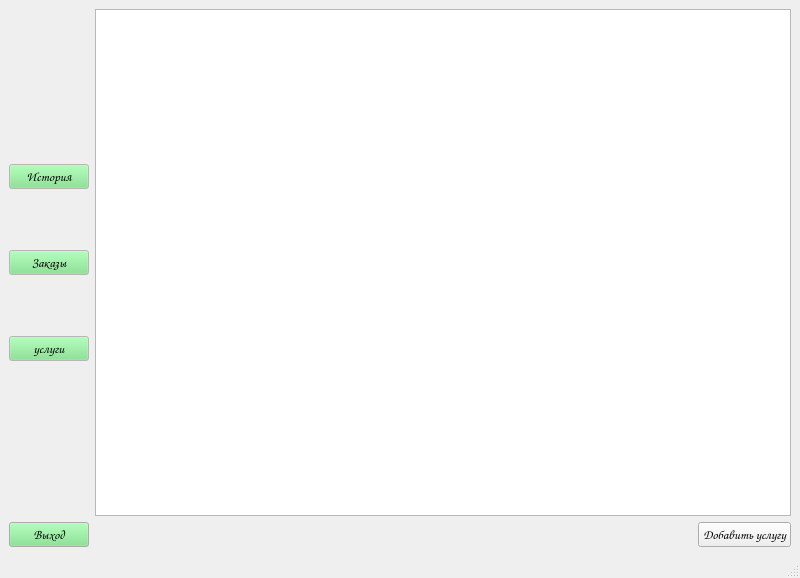
<?xml version="1.0" encoding="UTF-8"?>
<ui version="4.0">
 <class>MainWindow</class>
 <widget class="QMainWindow" name="MainWindow">
  <property name="geometry">
   <rect>
    <x>0</x>
    <y>0</y>
    <width>800</width>
    <height>578</height>
   </rect>
  </property>
  <property name="windowTitle">
   <string>MainWindow</string>
  </property>
  <widget class="QWidget" name="centralwidget">
   <layout class="QVBoxLayout" name="verticalLayout_2">
    <item>
     <layout class="QHBoxLayout" name="horizontalLayout" stretch="1,9">
      <item>
       <layout class="QVBoxLayout" name="verticalLayout">
        <property name="topMargin">
         <number>100</number>
        </property>
        <property name="bottomMargin">
         <number>100</number>
        </property>
        <item>
         <widget class="QPushButton" name="history_btn">
          <property name="sizePolicy">
           <sizepolicy hsizetype="Minimum" vsizetype="Fixed">
            <horstretch>0</horstretch>
            <verstretch>0</verstretch>
           </sizepolicy>
          </property>
          <property name="minimumSize">
           <size>
            <width>0</width>
            <height>0</height>
           </size>
          </property>
          <property name="palette">
           <palette>
            <active>
             <colorrole role="WindowText">
              <brush brushstyle="SolidPattern">
               <color alpha="255">
                <red>0</red>
                <green>0</green>
                <blue>0</blue>
               </color>
              </brush>
             </colorrole>
             <colorrole role="Button">
              <brush brushstyle="SolidPattern">
               <color alpha="255">
                <red>118</red>
                <green>227</green>
                <blue>131</blue>
               </color>
              </brush>
             </colorrole>
             <colorrole role="Light">
              <brush brushstyle="SolidPattern">
               <color alpha="255">
                <red>218</red>
                <green>255</green>
                <blue>222</blue>
               </color>
              </brush>
             </colorrole>
             <colorrole role="Midlight">
              <brush brushstyle="SolidPattern">
               <color alpha="255">
                <red>168</red>
                <green>241</green>
                <blue>176</blue>
               </color>
              </brush>
             </colorrole>
             <colorrole role="Dark">
              <brush brushstyle="SolidPattern">
               <color alpha="255">
                <red>59</red>
                <green>113</green>
                <blue>66</blue>
               </color>
              </brush>
             </colorrole>
             <colorrole role="Mid">
              <brush brushstyle="SolidPattern">
               <color alpha="255">
                <red>79</red>
                <green>151</green>
                <blue>87</blue>
               </color>
              </brush>
             </colorrole>
             <colorrole role="Text">
              <brush brushstyle="SolidPattern">
               <color alpha="255">
                <red>0</red>
                <green>0</green>
                <blue>0</blue>
               </color>
              </brush>
             </colorrole>
             <colorrole role="BrightText">
              <brush brushstyle="SolidPattern">
               <color alpha="255">
                <red>255</red>
                <green>255</green>
                <blue>255</blue>
               </color>
              </brush>
             </colorrole>
             <colorrole role="ButtonText">
              <brush brushstyle="SolidPattern">
               <color alpha="255">
                <red>0</red>
                <green>0</green>
                <blue>0</blue>
               </color>
              </brush>
             </colorrole>
             <colorrole role="Base">
              <brush brushstyle="SolidPattern">
               <color alpha="255">
                <red>255</red>
                <green>255</green>
                <blue>255</blue>
               </color>
              </brush>
             </colorrole>
             <colorrole role="Window">
              <brush brushstyle="SolidPattern">
               <color alpha="255">
                <red>255</red>
                <green>255</green>
                <blue>255</blue>
               </color>
              </brush>
             </colorrole>
             <colorrole role="Shadow">
              <brush brushstyle="SolidPattern">
               <color alpha="255">
                <red>0</red>
                <green>0</green>
                <blue>0</blue>
               </color>
              </brush>
             </colorrole>
             <colorrole role="AlternateBase">
              <brush brushstyle="SolidPattern">
               <color alpha="255">
                <red>186</red>
                <green>241</green>
                <blue>193</blue>
               </color>
              </brush>
             </colorrole>
             <colorrole role="ToolTipBase">
              <brush brushstyle="SolidPattern">
               <color alpha="255">
                <red>255</red>
                <green>255</green>
                <blue>220</blue>
               </color>
              </brush>
             </colorrole>
             <colorrole role="ToolTipText">
              <brush brushstyle="SolidPattern">
               <color alpha="255">
                <red>0</red>
                <green>0</green>
                <blue>0</blue>
               </color>
              </brush>
             </colorrole>
            </active>
            <inactive>
             <colorrole role="WindowText">
              <brush brushstyle="SolidPattern">
               <color alpha="255">
                <red>0</red>
                <green>0</green>
                <blue>0</blue>
               </color>
              </brush>
             </colorrole>
             <colorrole role="Button">
              <brush brushstyle="SolidPattern">
               <color alpha="255">
                <red>118</red>
                <green>227</green>
                <blue>131</blue>
               </color>
              </brush>
             </colorrole>
             <colorrole role="Light">
              <brush brushstyle="SolidPattern">
               <color alpha="255">
                <red>218</red>
                <green>255</green>
                <blue>222</blue>
               </color>
              </brush>
             </colorrole>
             <colorrole role="Midlight">
              <brush brushstyle="SolidPattern">
               <color alpha="255">
                <red>168</red>
                <green>241</green>
                <blue>176</blue>
               </color>
              </brush>
             </colorrole>
             <colorrole role="Dark">
              <brush brushstyle="SolidPattern">
               <color alpha="255">
                <red>59</red>
                <green>113</green>
                <blue>66</blue>
               </color>
              </brush>
             </colorrole>
             <colorrole role="Mid">
              <brush brushstyle="SolidPattern">
               <color alpha="255">
                <red>79</red>
                <green>151</green>
                <blue>87</blue>
               </color>
              </brush>
             </colorrole>
             <colorrole role="Text">
              <brush brushstyle="SolidPattern">
               <color alpha="255">
                <red>0</red>
                <green>0</green>
                <blue>0</blue>
               </color>
              </brush>
             </colorrole>
             <colorrole role="BrightText">
              <brush brushstyle="SolidPattern">
               <color alpha="255">
                <red>255</red>
                <green>255</green>
                <blue>255</blue>
               </color>
              </brush>
             </colorrole>
             <colorrole role="ButtonText">
              <brush brushstyle="SolidPattern">
               <color alpha="255">
                <red>0</red>
                <green>0</green>
                <blue>0</blue>
               </color>
              </brush>
             </colorrole>
             <colorrole role="Base">
              <brush brushstyle="SolidPattern">
               <color alpha="255">
                <red>255</red>
                <green>255</green>
                <blue>255</blue>
               </color>
              </brush>
             </colorrole>
             <colorrole role="Window">
              <brush brushstyle="SolidPattern">
               <color alpha="255">
                <red>255</red>
                <green>255</green>
                <blue>255</blue>
               </color>
              </brush>
             </colorrole>
             <colorrole role="Shadow">
              <brush brushstyle="SolidPattern">
               <color alpha="255">
                <red>0</red>
                <green>0</green>
                <blue>0</blue>
               </color>
              </brush>
             </colorrole>
             <colorrole role="AlternateBase">
              <brush brushstyle="SolidPattern">
               <color alpha="255">
                <red>186</red>
                <green>241</green>
                <blue>193</blue>
               </color>
              </brush>
             </colorrole>
             <colorrole role="ToolTipBase">
              <brush brushstyle="SolidPattern">
               <color alpha="255">
                <red>255</red>
                <green>255</green>
                <blue>220</blue>
               </color>
              </brush>
             </colorrole>
             <colorrole role="ToolTipText">
              <brush brushstyle="SolidPattern">
               <color alpha="255">
                <red>0</red>
                <green>0</green>
                <blue>0</blue>
               </color>
              </brush>
             </colorrole>
            </inactive>
            <disabled>
             <colorrole role="WindowText">
              <brush brushstyle="SolidPattern">
               <color alpha="255">
                <red>59</red>
                <green>113</green>
                <blue>66</blue>
               </color>
              </brush>
             </colorrole>
             <colorrole role="Button">
              <brush brushstyle="SolidPattern">
               <color alpha="255">
                <red>118</red>
                <green>227</green>
                <blue>131</blue>
               </color>
              </brush>
             </colorrole>
             <colorrole role="Light">
              <brush brushstyle="SolidPattern">
               <color alpha="255">
                <red>218</red>
                <green>255</green>
                <blue>222</blue>
               </color>
              </brush>
             </colorrole>
             <colorrole role="Midlight">
              <brush brushstyle="SolidPattern">
               <color alpha="255">
                <red>168</red>
                <green>241</green>
                <blue>176</blue>
               </color>
              </brush>
             </colorrole>
             <colorrole role="Dark">
              <brush brushstyle="SolidPattern">
               <color alpha="255">
                <red>59</red>
                <green>113</green>
                <blue>66</blue>
               </color>
              </brush>
             </colorrole>
             <colorrole role="Mid">
              <brush brushstyle="SolidPattern">
               <color alpha="255">
                <red>79</red>
                <green>151</green>
                <blue>87</blue>
               </color>
              </brush>
             </colorrole>
             <colorrole role="Text">
              <brush brushstyle="SolidPattern">
               <color alpha="255">
                <red>59</red>
                <green>113</green>
                <blue>66</blue>
               </color>
              </brush>
             </colorrole>
             <colorrole role="BrightText">
              <brush brushstyle="SolidPattern">
               <color alpha="255">
                <red>255</red>
                <green>255</green>
                <blue>255</blue>
               </color>
              </brush>
             </colorrole>
             <colorrole role="ButtonText">
              <brush brushstyle="SolidPattern">
               <color alpha="255">
                <red>59</red>
                <green>113</green>
                <blue>66</blue>
               </color>
              </brush>
             </colorrole>
             <colorrole role="Base">
              <brush brushstyle="SolidPattern">
               <color alpha="255">
                <red>255</red>
                <green>255</green>
                <blue>255</blue>
               </color>
              </brush>
             </colorrole>
             <colorrole role="Window">
              <brush brushstyle="SolidPattern">
               <color alpha="255">
                <red>255</red>
                <green>255</green>
                <blue>255</blue>
               </color>
              </brush>
             </colorrole>
             <colorrole role="Shadow">
              <brush brushstyle="SolidPattern">
               <color alpha="255">
                <red>0</red>
                <green>0</green>
                <blue>0</blue>
               </color>
              </brush>
             </colorrole>
             <colorrole role="AlternateBase">
              <brush brushstyle="SolidPattern">
               <color alpha="255">
                <red>118</red>
                <green>227</green>
                <blue>131</blue>
               </color>
              </brush>
             </colorrole>
             <colorrole role="ToolTipBase">
              <brush brushstyle="SolidPattern">
               <color alpha="255">
                <red>255</red>
                <green>255</green>
                <blue>220</blue>
               </color>
              </brush>
             </colorrole>
             <colorrole role="ToolTipText">
              <brush brushstyle="SolidPattern">
               <color alpha="255">
                <red>0</red>
                <green>0</green>
                <blue>0</blue>
               </color>
              </brush>
             </colorrole>
            </disabled>
           </palette>
          </property>
          <property name="font">
           <font>
            <family>Comic Sans MS</family>
            <pointsize>10</pointsize>
           </font>
          </property>
          <property name="text">
           <string>История</string>
          </property>
         </widget>
        </item>
        <item>
         <widget class="QPushButton" name="orders_btn">
          <property name="minimumSize">
           <size>
            <width>0</width>
            <height>0</height>
           </size>
          </property>
          <property name="palette">
           <palette>
            <active>
             <colorrole role="WindowText">
              <brush brushstyle="SolidPattern">
               <color alpha="255">
                <red>0</red>
                <green>0</green>
                <blue>0</blue>
               </color>
              </brush>
             </colorrole>
             <colorrole role="Button">
              <brush brushstyle="SolidPattern">
               <color alpha="255">
                <red>118</red>
                <green>227</green>
                <blue>131</blue>
               </color>
              </brush>
             </colorrole>
             <colorrole role="Light">
              <brush brushstyle="SolidPattern">
               <color alpha="255">
                <red>218</red>
                <green>255</green>
                <blue>222</blue>
               </color>
              </brush>
             </colorrole>
             <colorrole role="Midlight">
              <brush brushstyle="SolidPattern">
               <color alpha="255">
                <red>168</red>
                <green>241</green>
                <blue>176</blue>
               </color>
              </brush>
             </colorrole>
             <colorrole role="Dark">
              <brush brushstyle="SolidPattern">
               <color alpha="255">
                <red>59</red>
                <green>113</green>
                <blue>66</blue>
               </color>
              </brush>
             </colorrole>
             <colorrole role="Mid">
              <brush brushstyle="SolidPattern">
               <color alpha="255">
                <red>79</red>
                <green>151</green>
                <blue>87</blue>
               </color>
              </brush>
             </colorrole>
             <colorrole role="Text">
              <brush brushstyle="SolidPattern">
               <color alpha="255">
                <red>0</red>
                <green>0</green>
                <blue>0</blue>
               </color>
              </brush>
             </colorrole>
             <colorrole role="BrightText">
              <brush brushstyle="SolidPattern">
               <color alpha="255">
                <red>255</red>
                <green>255</green>
                <blue>255</blue>
               </color>
              </brush>
             </colorrole>
             <colorrole role="ButtonText">
              <brush brushstyle="SolidPattern">
               <color alpha="255">
                <red>0</red>
                <green>0</green>
                <blue>0</blue>
               </color>
              </brush>
             </colorrole>
             <colorrole role="Base">
              <brush brushstyle="SolidPattern">
               <color alpha="255">
                <red>255</red>
                <green>255</green>
                <blue>255</blue>
               </color>
              </brush>
             </colorrole>
             <colorrole role="Window">
              <brush brushstyle="SolidPattern">
               <color alpha="255">
                <red>255</red>
                <green>255</green>
                <blue>255</blue>
               </color>
              </brush>
             </colorrole>
             <colorrole role="Shadow">
              <brush brushstyle="SolidPattern">
               <color alpha="255">
                <red>0</red>
                <green>0</green>
                <blue>0</blue>
               </color>
              </brush>
             </colorrole>
             <colorrole role="AlternateBase">
              <brush brushstyle="SolidPattern">
               <color alpha="255">
                <red>186</red>
                <green>241</green>
                <blue>193</blue>
               </color>
              </brush>
             </colorrole>
             <colorrole role="ToolTipBase">
              <brush brushstyle="SolidPattern">
               <color alpha="255">
                <red>255</red>
                <green>255</green>
                <blue>220</blue>
               </color>
              </brush>
             </colorrole>
             <colorrole role="ToolTipText">
              <brush brushstyle="SolidPattern">
               <color alpha="255">
                <red>0</red>
                <green>0</green>
                <blue>0</blue>
               </color>
              </brush>
             </colorrole>
            </active>
            <inactive>
             <colorrole role="WindowText">
              <brush brushstyle="SolidPattern">
               <color alpha="255">
                <red>0</red>
                <green>0</green>
                <blue>0</blue>
               </color>
              </brush>
             </colorrole>
             <colorrole role="Button">
              <brush brushstyle="SolidPattern">
               <color alpha="255">
                <red>118</red>
                <green>227</green>
                <blue>131</blue>
               </color>
              </brush>
             </colorrole>
             <colorrole role="Light">
              <brush brushstyle="SolidPattern">
               <color alpha="255">
                <red>218</red>
                <green>255</green>
                <blue>222</blue>
               </color>
              </brush>
             </colorrole>
             <colorrole role="Midlight">
              <brush brushstyle="SolidPattern">
               <color alpha="255">
                <red>168</red>
                <green>241</green>
                <blue>176</blue>
               </color>
              </brush>
             </colorrole>
             <colorrole role="Dark">
              <brush brushstyle="SolidPattern">
               <color alpha="255">
                <red>59</red>
                <green>113</green>
                <blue>66</blue>
               </color>
              </brush>
             </colorrole>
             <colorrole role="Mid">
              <brush brushstyle="SolidPattern">
               <color alpha="255">
                <red>79</red>
                <green>151</green>
                <blue>87</blue>
               </color>
              </brush>
             </colorrole>
             <colorrole role="Text">
              <brush brushstyle="SolidPattern">
               <color alpha="255">
                <red>0</red>
                <green>0</green>
                <blue>0</blue>
               </color>
              </brush>
             </colorrole>
             <colorrole role="BrightText">
              <brush brushstyle="SolidPattern">
               <color alpha="255">
                <red>255</red>
                <green>255</green>
                <blue>255</blue>
               </color>
              </brush>
             </colorrole>
             <colorrole role="ButtonText">
              <brush brushstyle="SolidPattern">
               <color alpha="255">
                <red>0</red>
                <green>0</green>
                <blue>0</blue>
               </color>
              </brush>
             </colorrole>
             <colorrole role="Base">
              <brush brushstyle="SolidPattern">
               <color alpha="255">
                <red>255</red>
                <green>255</green>
                <blue>255</blue>
               </color>
              </brush>
             </colorrole>
             <colorrole role="Window">
              <brush brushstyle="SolidPattern">
               <color alpha="255">
                <red>255</red>
                <green>255</green>
                <blue>255</blue>
               </color>
              </brush>
             </colorrole>
             <colorrole role="Shadow">
              <brush brushstyle="SolidPattern">
               <color alpha="255">
                <red>0</red>
                <green>0</green>
                <blue>0</blue>
               </color>
              </brush>
             </colorrole>
             <colorrole role="AlternateBase">
              <brush brushstyle="SolidPattern">
               <color alpha="255">
                <red>186</red>
                <green>241</green>
                <blue>193</blue>
               </color>
              </brush>
             </colorrole>
             <colorrole role="ToolTipBase">
              <brush brushstyle="SolidPattern">
               <color alpha="255">
                <red>255</red>
                <green>255</green>
                <blue>220</blue>
               </color>
              </brush>
             </colorrole>
             <colorrole role="ToolTipText">
              <brush brushstyle="SolidPattern">
               <color alpha="255">
                <red>0</red>
                <green>0</green>
                <blue>0</blue>
               </color>
              </brush>
             </colorrole>
            </inactive>
            <disabled>
             <colorrole role="WindowText">
              <brush brushstyle="SolidPattern">
               <color alpha="255">
                <red>59</red>
                <green>113</green>
                <blue>66</blue>
               </color>
              </brush>
             </colorrole>
             <colorrole role="Button">
              <brush brushstyle="SolidPattern">
               <color alpha="255">
                <red>118</red>
                <green>227</green>
                <blue>131</blue>
               </color>
              </brush>
             </colorrole>
             <colorrole role="Light">
              <brush brushstyle="SolidPattern">
               <color alpha="255">
                <red>218</red>
                <green>255</green>
                <blue>222</blue>
               </color>
              </brush>
             </colorrole>
             <colorrole role="Midlight">
              <brush brushstyle="SolidPattern">
               <color alpha="255">
                <red>168</red>
                <green>241</green>
                <blue>176</blue>
               </color>
              </brush>
             </colorrole>
             <colorrole role="Dark">
              <brush brushstyle="SolidPattern">
               <color alpha="255">
                <red>59</red>
                <green>113</green>
                <blue>66</blue>
               </color>
              </brush>
             </colorrole>
             <colorrole role="Mid">
              <brush brushstyle="SolidPattern">
               <color alpha="255">
                <red>79</red>
                <green>151</green>
                <blue>87</blue>
               </color>
              </brush>
             </colorrole>
             <colorrole role="Text">
              <brush brushstyle="SolidPattern">
               <color alpha="255">
                <red>59</red>
                <green>113</green>
                <blue>66</blue>
               </color>
              </brush>
             </colorrole>
             <colorrole role="BrightText">
              <brush brushstyle="SolidPattern">
               <color alpha="255">
                <red>255</red>
                <green>255</green>
                <blue>255</blue>
               </color>
              </brush>
             </colorrole>
             <colorrole role="ButtonText">
              <brush brushstyle="SolidPattern">
               <color alpha="255">
                <red>59</red>
                <green>113</green>
                <blue>66</blue>
               </color>
              </brush>
             </colorrole>
             <colorrole role="Base">
              <brush brushstyle="SolidPattern">
               <color alpha="255">
                <red>255</red>
                <green>255</green>
                <blue>255</blue>
               </color>
              </brush>
             </colorrole>
             <colorrole role="Window">
              <brush brushstyle="SolidPattern">
               <color alpha="255">
                <red>255</red>
                <green>255</green>
                <blue>255</blue>
               </color>
              </brush>
             </colorrole>
             <colorrole role="Shadow">
              <brush brushstyle="SolidPattern">
               <color alpha="255">
                <red>0</red>
                <green>0</green>
                <blue>0</blue>
               </color>
              </brush>
             </colorrole>
             <colorrole role="AlternateBase">
              <brush brushstyle="SolidPattern">
               <color alpha="255">
                <red>118</red>
                <green>227</green>
                <blue>131</blue>
               </color>
              </brush>
             </colorrole>
             <colorrole role="ToolTipBase">
              <brush brushstyle="SolidPattern">
               <color alpha="255">
                <red>255</red>
                <green>255</green>
                <blue>220</blue>
               </color>
              </brush>
             </colorrole>
             <colorrole role="ToolTipText">
              <brush brushstyle="SolidPattern">
               <color alpha="255">
                <red>0</red>
                <green>0</green>
                <blue>0</blue>
               </color>
              </brush>
             </colorrole>
            </disabled>
           </palette>
          </property>
          <property name="font">
           <font>
            <family>Comic Sans MS</family>
            <pointsize>10</pointsize>
           </font>
          </property>
          <property name="text">
           <string>Заказы</string>
          </property>
         </widget>
        </item>
        <item>
         <widget class="QPushButton" name="expenses_btn">
          <property name="minimumSize">
           <size>
            <width>0</width>
            <height>0</height>
           </size>
          </property>
          <property name="baseSize">
           <size>
            <width>0</width>
            <height>0</height>
           </size>
          </property>
          <property name="palette">
           <palette>
            <active>
             <colorrole role="WindowText">
              <brush brushstyle="SolidPattern">
               <color alpha="255">
                <red>0</red>
                <green>0</green>
                <blue>0</blue>
               </color>
              </brush>
             </colorrole>
             <colorrole role="Button">
              <brush brushstyle="SolidPattern">
               <color alpha="255">
                <red>118</red>
                <green>227</green>
                <blue>131</blue>
               </color>
              </brush>
             </colorrole>
             <colorrole role="Light">
              <brush brushstyle="SolidPattern">
               <color alpha="255">
                <red>218</red>
                <green>255</green>
                <blue>222</blue>
               </color>
              </brush>
             </colorrole>
             <colorrole role="Midlight">
              <brush brushstyle="SolidPattern">
               <color alpha="255">
                <red>168</red>
                <green>241</green>
                <blue>176</blue>
               </color>
              </brush>
             </colorrole>
             <colorrole role="Dark">
              <brush brushstyle="SolidPattern">
               <color alpha="255">
                <red>59</red>
                <green>113</green>
                <blue>66</blue>
               </color>
              </brush>
             </colorrole>
             <colorrole role="Mid">
              <brush brushstyle="SolidPattern">
               <color alpha="255">
                <red>79</red>
                <green>151</green>
                <blue>87</blue>
               </color>
              </brush>
             </colorrole>
             <colorrole role="Text">
              <brush brushstyle="SolidPattern">
               <color alpha="255">
                <red>0</red>
                <green>0</green>
                <blue>0</blue>
               </color>
              </brush>
             </colorrole>
             <colorrole role="BrightText">
              <brush brushstyle="SolidPattern">
               <color alpha="255">
                <red>255</red>
                <green>255</green>
                <blue>255</blue>
               </color>
              </brush>
             </colorrole>
             <colorrole role="ButtonText">
              <brush brushstyle="SolidPattern">
               <color alpha="255">
                <red>0</red>
                <green>0</green>
                <blue>0</blue>
               </color>
              </brush>
             </colorrole>
             <colorrole role="Base">
              <brush brushstyle="SolidPattern">
               <color alpha="255">
                <red>255</red>
                <green>255</green>
                <blue>255</blue>
               </color>
              </brush>
             </colorrole>
             <colorrole role="Window">
              <brush brushstyle="SolidPattern">
               <color alpha="255">
                <red>255</red>
                <green>255</green>
                <blue>255</blue>
               </color>
              </brush>
             </colorrole>
             <colorrole role="Shadow">
              <brush brushstyle="SolidPattern">
               <color alpha="255">
                <red>0</red>
                <green>0</green>
                <blue>0</blue>
               </color>
              </brush>
             </colorrole>
             <colorrole role="AlternateBase">
              <brush brushstyle="SolidPattern">
               <color alpha="255">
                <red>186</red>
                <green>241</green>
                <blue>193</blue>
               </color>
              </brush>
             </colorrole>
             <colorrole role="ToolTipBase">
              <brush brushstyle="SolidPattern">
               <color alpha="255">
                <red>255</red>
                <green>255</green>
                <blue>220</blue>
               </color>
              </brush>
             </colorrole>
             <colorrole role="ToolTipText">
              <brush brushstyle="SolidPattern">
               <color alpha="255">
                <red>0</red>
                <green>0</green>
                <blue>0</blue>
               </color>
              </brush>
             </colorrole>
            </active>
            <inactive>
             <colorrole role="WindowText">
              <brush brushstyle="SolidPattern">
               <color alpha="255">
                <red>0</red>
                <green>0</green>
                <blue>0</blue>
               </color>
              </brush>
             </colorrole>
             <colorrole role="Button">
              <brush brushstyle="SolidPattern">
               <color alpha="255">
                <red>118</red>
                <green>227</green>
                <blue>131</blue>
               </color>
              </brush>
             </colorrole>
             <colorrole role="Light">
              <brush brushstyle="SolidPattern">
               <color alpha="255">
                <red>218</red>
                <green>255</green>
                <blue>222</blue>
               </color>
              </brush>
             </colorrole>
             <colorrole role="Midlight">
              <brush brushstyle="SolidPattern">
               <color alpha="255">
                <red>168</red>
                <green>241</green>
                <blue>176</blue>
               </color>
              </brush>
             </colorrole>
             <colorrole role="Dark">
              <brush brushstyle="SolidPattern">
               <color alpha="255">
                <red>59</red>
                <green>113</green>
                <blue>66</blue>
               </color>
              </brush>
             </colorrole>
             <colorrole role="Mid">
              <brush brushstyle="SolidPattern">
               <color alpha="255">
                <red>79</red>
                <green>151</green>
                <blue>87</blue>
               </color>
              </brush>
             </colorrole>
             <colorrole role="Text">
              <brush brushstyle="SolidPattern">
               <color alpha="255">
                <red>0</red>
                <green>0</green>
                <blue>0</blue>
               </color>
              </brush>
             </colorrole>
             <colorrole role="BrightText">
              <brush brushstyle="SolidPattern">
               <color alpha="255">
                <red>255</red>
                <green>255</green>
                <blue>255</blue>
               </color>
              </brush>
             </colorrole>
             <colorrole role="ButtonText">
              <brush brushstyle="SolidPattern">
               <color alpha="255">
                <red>0</red>
                <green>0</green>
                <blue>0</blue>
               </color>
              </brush>
             </colorrole>
             <colorrole role="Base">
              <brush brushstyle="SolidPattern">
               <color alpha="255">
                <red>255</red>
                <green>255</green>
                <blue>255</blue>
               </color>
              </brush>
             </colorrole>
             <colorrole role="Window">
              <brush brushstyle="SolidPattern">
               <color alpha="255">
                <red>255</red>
                <green>255</green>
                <blue>255</blue>
               </color>
              </brush>
             </colorrole>
             <colorrole role="Shadow">
              <brush brushstyle="SolidPattern">
               <color alpha="255">
                <red>0</red>
                <green>0</green>
                <blue>0</blue>
               </color>
              </brush>
             </colorrole>
             <colorrole role="AlternateBase">
              <brush brushstyle="SolidPattern">
               <color alpha="255">
                <red>186</red>
                <green>241</green>
                <blue>193</blue>
               </color>
              </brush>
             </colorrole>
             <colorrole role="ToolTipBase">
              <brush brushstyle="SolidPattern">
               <color alpha="255">
                <red>255</red>
                <green>255</green>
                <blue>220</blue>
               </color>
              </brush>
             </colorrole>
             <colorrole role="ToolTipText">
              <brush brushstyle="SolidPattern">
               <color alpha="255">
                <red>0</red>
                <green>0</green>
                <blue>0</blue>
               </color>
              </brush>
             </colorrole>
            </inactive>
            <disabled>
             <colorrole role="WindowText">
              <brush brushstyle="SolidPattern">
               <color alpha="255">
                <red>59</red>
                <green>113</green>
                <blue>66</blue>
               </color>
              </brush>
             </colorrole>
             <colorrole role="Button">
              <brush brushstyle="SolidPattern">
               <color alpha="255">
                <red>118</red>
                <green>227</green>
                <blue>131</blue>
               </color>
              </brush>
             </colorrole>
             <colorrole role="Light">
              <brush brushstyle="SolidPattern">
               <color alpha="255">
                <red>218</red>
                <green>255</green>
                <blue>222</blue>
               </color>
              </brush>
             </colorrole>
             <colorrole role="Midlight">
              <brush brushstyle="SolidPattern">
               <color alpha="255">
                <red>168</red>
                <green>241</green>
                <blue>176</blue>
               </color>
              </brush>
             </colorrole>
             <colorrole role="Dark">
              <brush brushstyle="SolidPattern">
               <color alpha="255">
                <red>59</red>
                <green>113</green>
                <blue>66</blue>
               </color>
              </brush>
             </colorrole>
             <colorrole role="Mid">
              <brush brushstyle="SolidPattern">
               <color alpha="255">
                <red>79</red>
                <green>151</green>
                <blue>87</blue>
               </color>
              </brush>
             </colorrole>
             <colorrole role="Text">
              <brush brushstyle="SolidPattern">
               <color alpha="255">
                <red>59</red>
                <green>113</green>
                <blue>66</blue>
               </color>
              </brush>
             </colorrole>
             <colorrole role="BrightText">
              <brush brushstyle="SolidPattern">
               <color alpha="255">
                <red>255</red>
                <green>255</green>
                <blue>255</blue>
               </color>
              </brush>
             </colorrole>
             <colorrole role="ButtonText">
              <brush brushstyle="SolidPattern">
               <color alpha="255">
                <red>59</red>
                <green>113</green>
                <blue>66</blue>
               </color>
              </brush>
             </colorrole>
             <colorrole role="Base">
              <brush brushstyle="SolidPattern">
               <color alpha="255">
                <red>255</red>
                <green>255</green>
                <blue>255</blue>
               </color>
              </brush>
             </colorrole>
             <colorrole role="Window">
              <brush brushstyle="SolidPattern">
               <color alpha="255">
                <red>255</red>
                <green>255</green>
                <blue>255</blue>
               </color>
              </brush>
             </colorrole>
             <colorrole role="Shadow">
              <brush brushstyle="SolidPattern">
               <color alpha="255">
                <red>0</red>
                <green>0</green>
                <blue>0</blue>
               </color>
              </brush>
             </colorrole>
             <colorrole role="AlternateBase">
              <brush brushstyle="SolidPattern">
               <color alpha="255">
                <red>118</red>
                <green>227</green>
                <blue>131</blue>
               </color>
              </brush>
             </colorrole>
             <colorrole role="ToolTipBase">
              <brush brushstyle="SolidPattern">
               <color alpha="255">
                <red>255</red>
                <green>255</green>
                <blue>220</blue>
               </color>
              </brush>
             </colorrole>
             <colorrole role="ToolTipText">
              <brush brushstyle="SolidPattern">
               <color alpha="255">
                <red>0</red>
                <green>0</green>
                <blue>0</blue>
               </color>
              </brush>
             </colorrole>
            </disabled>
           </palette>
          </property>
          <property name="font">
           <font>
            <family>Comic Sans MS</family>
            <pointsize>10</pointsize>
           </font>
          </property>
          <property name="text">
           <string>услуги</string>
          </property>
         </widget>
        </item>
       </layout>
      </item>
      <item>
       <widget class="QTableWidget" name="tableWidget"/>
      </item>
     </layout>
    </item>
    <item>
     <layout class="QHBoxLayout" name="horizontalLayout_2">
      <item>
       <widget class="QPushButton" name="back_btn">
        <property name="palette">
         <palette>
          <active>
           <colorrole role="Button">
            <brush brushstyle="SolidPattern">
             <color alpha="255">
              <red>118</red>
              <green>227</green>
              <blue>131</blue>
             </color>
            </brush>
           </colorrole>
          </active>
          <inactive>
           <colorrole role="Button">
            <brush brushstyle="SolidPattern">
             <color alpha="255">
              <red>118</red>
              <green>227</green>
              <blue>131</blue>
             </color>
            </brush>
           </colorrole>
          </inactive>
          <disabled>
           <colorrole role="Button">
            <brush brushstyle="SolidPattern">
             <color alpha="255">
              <red>118</red>
              <green>227</green>
              <blue>131</blue>
             </color>
            </brush>
           </colorrole>
          </disabled>
         </palette>
        </property>
        <property name="font">
         <font>
          <family>Comic Sans MS</family>
          <pointsize>10</pointsize>
         </font>
        </property>
        <property name="text">
         <string>Выход</string>
        </property>
       </widget>
      </item>
      <item>
       <spacer name="horizontalSpacer">
        <property name="orientation">
         <enum>Qt::Horizontal</enum>
        </property>
        <property name="sizeHint" stdset="0">
         <size>
          <width>40</width>
          <height>20</height>
         </size>
        </property>
       </spacer>
      </item>
      <item>
       <widget class="QPushButton" name="add_serv">
        <property name="font">
         <font>
          <family>Comic Sans MS</family>
          <pointsize>10</pointsize>
          <weight>50</weight>
          <bold>false</bold>
         </font>
        </property>
        <property name="text">
         <string>Добавить услугу</string>
        </property>
       </widget>
      </item>
     </layout>
    </item>
   </layout>
  </widget>
  <widget class="QStatusBar" name="statusbar"/>
 </widget>
 <resources/>
 <connections/>
</ui>
